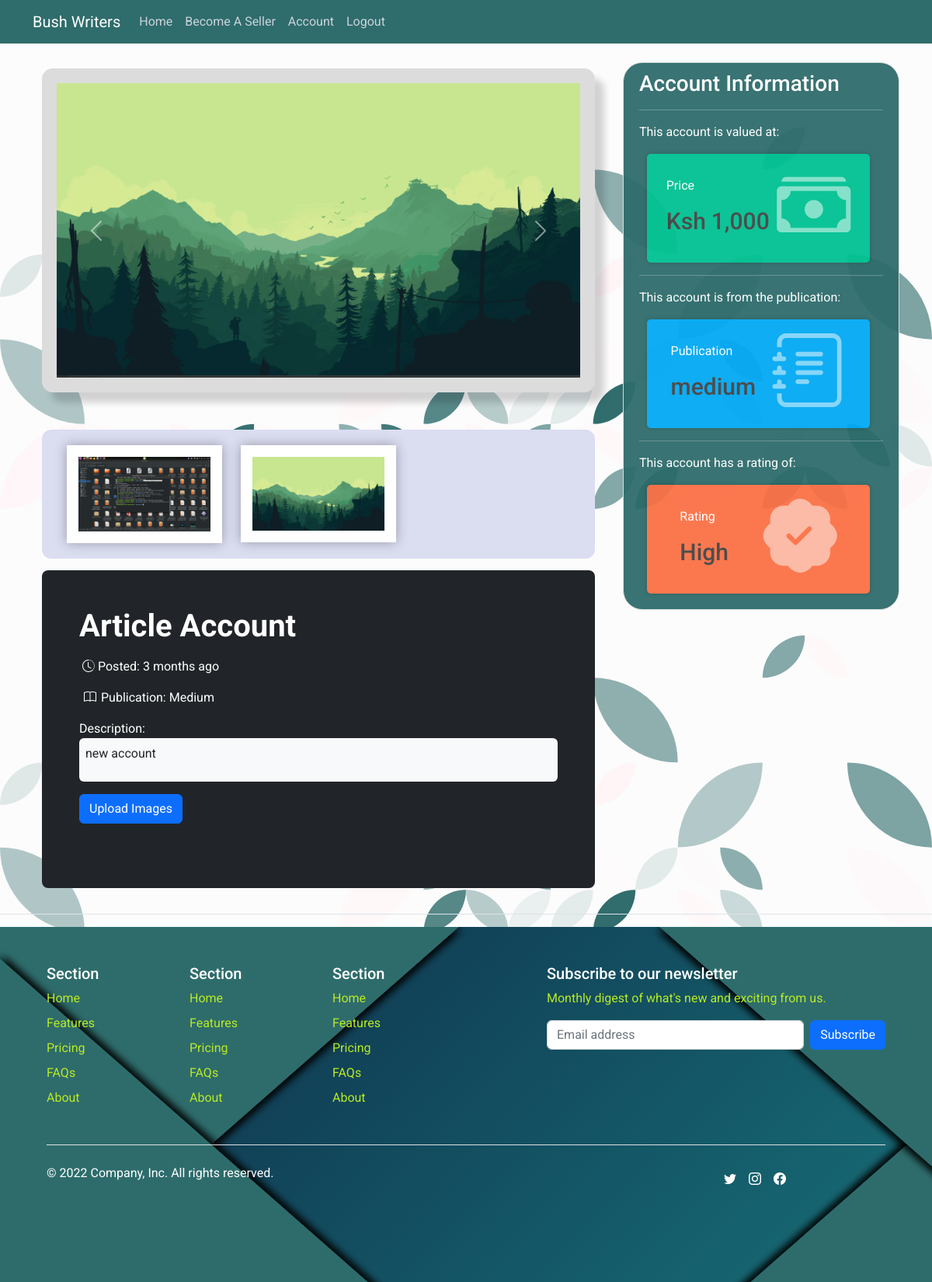
The app's page /product_view/1 (signed in) with its own data.
### models/images.py (models this page shows, shortened)
class Image(UserMixin ,db.Model):
    __tablename__ = 'image'
    id = db.Column(db.Integer, primary_key = True)
    image_files = db.Column(db.Text, nullable=True, default = 'default.png')
    date_created = db.Column(db.DateTime (timezone = True), default = func.now())
    user_id = db.Column(db.Integer, db.ForeignKey('user.id', ondelete = 'CASCADE'))
    account_id = db.Column(db.Integer, db.ForeignKey('account.account_id', ondelete = 'CASCADE'))

### models/accounts.py (models this page shows, shortened)
class Account(db.Model):
    STATUS_AVAILABLE = 0
    STATUS_ON_PROGRESS = 1
    STATUS_VERIFICATION_STAGE = 2
    STATUS_SUCCESSFUL_STAGE = 3
    STATUS_DISPUTED_STAGE = 4
    __tablename__ = 'account'
    account_id = db.Column(db.Integer, primary_key = True)
    account_type = db.Column(db.Enum(AccountType), default = AccountType.ACADEMIC_WRITING_ACCOUNT)
    account_name = db.Column(db.String(80), nullable = False)
    description = db.Column(db.String(120), nullable = False)
    brand = db.Column(db.String(60), nullable = False)
    price = db.Column(db.Integer, nullable = False)
    status = db.Column(db.SmallInteger, default=STATUS_AVAILABLE)
    account_creation_date = db.Column(db.Date, nullable = False)
    time_posted = db.Column(db.DateTime (timezone = True), default = func.now())
    user_id = db.Column(db.Integer, db.ForeignKey('user.id', ondelete = 'CASCADE'))
    images = db.relationship('Image', backref = 'account', passive_deletes = True, lazy='dynamic' )

### main/views.py (the view, shortened to what this page needs)
@main.route('/product_view/<item_id>', methods=['GET', 'POST'])
def product_view(item_id):
    account = Account.query.filter_by(account_id = item_id).first()
    images = Image.query.filter_by(account_id = item_id).all()
    purchase_form = Payment_Method()
    return render_template('product_view.html', account = account, images = images, purchase_form = purchase_form)

### auth/form_fields.py
class Payment_Method(FlaskForm):
    info = HiddenField()
    payment_method = SelectField('Choose Payment Method', choices=[('Paypal'), ('Mpesa')])
    submit = SubmitField("Proceed To Checkout")

### __init__.py (called while the page is built)
def create_app(config = Config):
    app = Flask(__name__)
    app.config.from_object(config)
    db.init_app(app)
    migrate.init_app(app, db, render_as_batch=True)
    login_manager.init_app(app)
    moment.init_app(app)
    mail.init_app(app)
    admin.init_app(app)
    from src.admin import admin_ as admin_bp
    app.register_blueprint(admin_bp)
    app.register_blueprint(auth)
    app.register_blueprint(main)
    create_database(app)
    login_manager.login_view = 'auth.login'
    @login_manager.user_loader
    def load_user(id):
       return User.query.get(int(id))
    @app.errorhandler(404)
    def page_not_found(error):
        return render_template('404.html'), 404
    return app

### templates/product_view.html (shortened to what this page needs)
{% extends 'base.html' %}
{% block stylesheets %}
  <link href="https://cdn.jsdelivr.net/npm/bootstrap@5.2.0/dist/css/bootstrap.min.css" rel="stylesheet">
  <link rel="stylesheet" type="text/css" href="{{ url_for('static', filename='css/styles.css') }}" >
  <link rel="stylesheet" type="text/css" href="{{ url_for('static', filename='css/card-styles.css') }}" >
  <link rel="stylesheet" href="https://cdn.jsdelivr.net/npm/pixeden-stroke-7-icon@1.2.3/pe-icon-7-stroke/dist/pe-icon-7-stroke.min.css">
{% endblock stylesheets %}
{% block content %}
     <div class="container mt-2">
        <div class="carousel-background">
          <div id="carouselExampleControlsNoTouching" class="carousel slide" data-bs-touch="false">
            <div class="carousel-inner">
              {% if images %}
                {% for image in images %}
                  <div class="carousel-item active">
                    <img src="{{ url_for('static', filename='images/account_images/'+image.image_files) }}" class="d-block w-100" alt="...">
                  </div>
                {% endfor %}
              {% else %}
                <div class="carousel-item active">
                  <img src="{{ url_for('static', filename='images/assets/blank_image.jpg') }}" class="d-block w-100" alt="...">
                </div>
              {% endif %}
            </div>
            <button class="carousel-control-prev" type="button" data-bs-target="#carouselExampleControlsNoTouching" data-bs-slide="prev">
              <span class="carousel-control-prev-icon" aria-hidden="true"></span>
            </button>
            <button class="carousel-control-next" type="button" data-bs-target="#carouselExampleControlsNoTouching" data-bs-slide="next">
              <span class="carousel-control-next-icon" aria-hidden="true"></span>
            </button>
          </div>
        </div>
          <section class="gallery">
            <div class="container-lg">
              <div class="row gy-4 row-cols-1 row-cols-sm-2 row-cols-md-3">
                  {% for image in images %}
                  <div class="col">
                    <img src="{{ url_for('static', filename='images/account_images/'+image.image_files) }}" class="gallery-item" alt="gallery">
                  </div>
                  {% endfor %}
              </div>
            </div>
          </section>
          <div class="row align-items-md-stretch">
            <div class="col-md-6">
              <div class="h-100 p-5 text-bg-dark rounded-3 product-content">
                <div class="mb-3">
                  <h2 class="text-white mb-2 fw-bold fs-1">{{ account.account_type.value | replace("_", "  ") | title }}</h2>
                </div>
                <div class="mb-3 title-time-display">
                  <span class="text-white"><i class="bi bi-clock-history p-1"></i>Posted: {{ moment(account.time_posted).fromNow(refresh=True) }}</span>
                </div>
                <div class="mb-3 publication-display">
                  <span class="text-white"><i class="bi bi-book"></i>Publication: {{ account.brand | title }}</span>
                </div>
                <header>Description:</header>
                <div class="rounded bg-light p-2 mb-3">
                  <p class="text-dark">{{ account.description }}</p>
                </div>
                <div>
                  {% if account.user_id != current_user.id %}
                  <button type="button" class="btn btn-primary" data-bs-toggle="modal" data-bs-target="#payment-form">Purchase</button>
                  <a href="{{ url_for('main.user_profile', id = account.user_id ) }}" role="button" class="btn btn-success">View Profile</a>
                  {% else %}
                  <button type="button" class="btn btn-primary" data-bs-toggle="modal" data-bs-target="#upload-image">Upload Images</button>
                  {% endif %}
                </div>
              </div>
            </div>
          </div>
    </div>
    <br>
    <br>
{% endblock content %}
{% block sidebar %}
  <div class="col-md-4 sidebar">
    <div class="content-section">
      <h3 class="text-white">Account Information</h3>
      <hr class="text-white">
      <p class="text-white">This account is valued at:</p>
              <div class="card-body card-sidebar color1">
                <div class="float-left">
                  <p>Price</p>
                    <h3>
                        <span class="currency">Ksh</span>
                        <span class="count"> {{ "{:,.0f}".format(account.price ) }}</span>
                    </h3>
                </div>
                <div class="float-right">
                  <i class="bi bi-cash-stack"></i>
                </div>
            </div>
            <hr class="text-white">
            <p class="text-white">This account is from the publication:</p>
            <div class="card-body card-sidebar color2">
                <div class="float-left">
                  <p>Publication</p>
                    <h3>
                        <span class="count">{{ account.brand }}</span>
                    </h3>
                </div>
                <div class="float-right">
                  <i class="bi bi-journal-text"></i>
                </div>
            </div>
            <hr class="text-white">
            <p class="text-white">This account has a rating of:</p>
            <div class="card-body card-sidebar color3">
                <div class="float-left">
                  <p>Rating</p>
                    <h3>
                        <span class="count">High</span>
                    </h3>
                </div>
                <div class="float-right">
                  <i class="bi bi-patch-check-fill"></i>
                </div>
            </div>
    </div>
  </div>
{% endblock sidebar %}
{% block footer %}
<div class="border-top pt-3"></div>
<div class="container footer-container">
  <footer class="py-5">
    <div class="row">
      <div class="col-6 col-md-2 mb-3">
        <h5 class="text-white">Section</h5>
        <ul class="nav flex-column">
          <li class="nav-item mb-2 footer-color"><a href="#" class="nav-link p-0 footer-color">Home</a></li>
          <li class="nav-item mb-2 footer-color"><a href="#" class="nav-link p-0 footer-color">Features</a></li>
          <li class="nav-item mb-2 footer-color"><a href="#" class="nav-link p-0 footer-color">Pricing</a></li>
          <li class="nav-item mb-2 footer-color"><a href="#" class="nav-link p-0 footer-color">FAQs</a></li>
          <li class="nav-item mb-2 footer-color"><a href="#" class="nav-link p-0 footer-color">About</a></li>
        </ul>
      </div>
      <div class="col-6 col-md-2 mb-3">
        <h5 class="text-white">Section</h5>
        <ul class="nav flex-column">
          <li class="nav-item mb-2"><a href="#" class="nav-link p-0 footer-color">Home</a></li>
          <li class="nav-item mb-2"><a href="#" class="nav-link p-0 footer-color">Features</a></li>
          <li class="nav-item mb-2"><a href="#" class="nav-link p-0 footer-color">Pricing</a></li>
          <li class="nav-item mb-2"><a href="#" class="nav-link p-0 footer-color">FAQs</a></li>
          <li class="nav-item mb-2"><a href="#" class="nav-link p-0 footer-color">About</a></li>
        </ul>
      </div>
      <div class="col-6 col-md-2 mb-3">
        <h5 class="text-white">Section</h5>
        <ul class="nav flex-column">
          <li class="nav-item mb-2"><a href="#" class="nav-link p-0 footer-color">Home</a></li>
          <li class="nav-item mb-2"><a href="#" class="nav-link p-0 footer-color">Features</a></li>
          <li class="nav-item mb-2"><a href="#" class="nav-link p-0 footer-color">Pricing</a></li>
          <li class="nav-item mb-2"><a href="#" class="nav-link p-0 footer-color">FAQs</a></li>
          <li class="nav-item mb-2"><a href="#" class="nav-link p-0 footer-color">About</a></li>
        </ul>
      </div>
      <div class="col-md-5 offset-md-1 mb-3">
        <form>
          <h5 class="text-white">Subscribe to our newsletter</h5>
          <p class="footer-color">Monthly digest of what's new and exciting from us.</p>
          <div class="d-flex flex-column flex-sm-row w-100 gap-2">
            <input id="newsletter1" type="text" class="form-control" placeholder="Email address">
            <button class="btn btn-primary" type="button">Subscribe</button>
          </div>
        </form>
      </div>
    </div>
    <div class="d-flex flex-column flex-sm-row justify-content-between py-4 my-4 border-top">
      <p class="text-white">&copy; 2022 Company, Inc. All rights reserved.</p>
      <ul class="list-unstyled d-flex">
        <i class="bi bi-twitter p-2 text-white"></i>
        <i class="bi bi-instagram p-2 text-white"></i>
        <i class="bi bi-facebook p-2 text-white"></i>
        <li class="ms-3"><a class="text-white" href="#"><svg class="bi" width="24" height="24"><use xlink:href="#twitter"/></svg></a></li>
        <li class="ms-3"><a class="link-dark" href="#"><svg class="bi" width="24" height="24"><use xlink:href="#instagram"/></svg></a></li>
        <li class="ms-3"><a class="link-dark" href="#"><svg class="bi" width="24" height="24"><use xlink:href="#facebook"/></svg></a></li>
      </ul>
    </div>
  </footer>
</div>
{% endblock footer %}

### static/css/styles.css (style rules this page uses)
body { background: #fafafa; color: #333333; margin-top: 5rem; font-family: 'Roboto'; max-width: 100% !important; background-image: url('/static/images/assets/patternpad_3.svg'); }
h1, h2, h3, h4, h5, h6 { color: #444444; }
a { text-decoration: none; }
.content-section { background: #2f6c6c; padding: 10px 20px; border: 1px solid #dddddd; border-radius: 25px; margin-bottom: 20px; opacity: 0.95; }
.rounded { border-radius: 10px; }
.title-time-display { display: flex; flex-direction: row; justify-content: space-between; }
.publication-display { display: flex; flex-direction: row; justify-content: space-between; }
.bi-book { padding: 6px; }
.footer-container { padding-left: 60px; padding-right: 60px; max-width: 100% !important; }
.footer-color { color: #b9eb24; }
.sidebar { border-radius: 10px; }

### static/css/card-styles.css (style rules this page uses)
.color1 { background: #00C292; }
.color2 { background: #03A9F3; }
.color3 { background: #FB7146; }
.card-sidebar { display: flex; font-family: "Roboto", sans-serif; margin: 10px; padding: 20px; width: 287px; height: 140px; color: #fff; border-radius: 5px; box-shadow: 0 0 5px rgb(0, 0, 0, 0.2); flex-direction: row; justify-content: space-around; align-items: center; }
.float-left { float: left; }
.float-right { float: right; }
.card-body h3 { margin-top: 15px; margin-bottom: 5px; }
.currency, .count { font-size: 30px; font-weight: 500; }
.card-body p { font-size: 16px; margin-top: 0; }
.card-body i { font-size: 95px; opacity: 0.5; }
img { max-width: 100%; }
.gallery { background-color: #dbddf1; padding: 20px; border-radius: 12px; }
.gallery img { background-color: #ffffff; padding: 15px; width: 100%; box-shadow: 0 0 15px rgba(0,0,0,0.3); cursor: pointer; }
.carousel-background { background-color: gainsboro; padding: 19px; margin-bottom: 3em; border-radius: 14px; box-shadow: 12px 13px 8px 0 rgb(22 22 26 / 18%); }
.product-content { width: 44.5em; margin-top: 15px; margin-bottom: 20px; }

### records on screen
Image: image_files (picture)
Image: image_files (picture)
Account: account_type.value "Article Account", time_posted "3 months ago", brand "Medium", description "new account", price "1,000", brand "medium"
